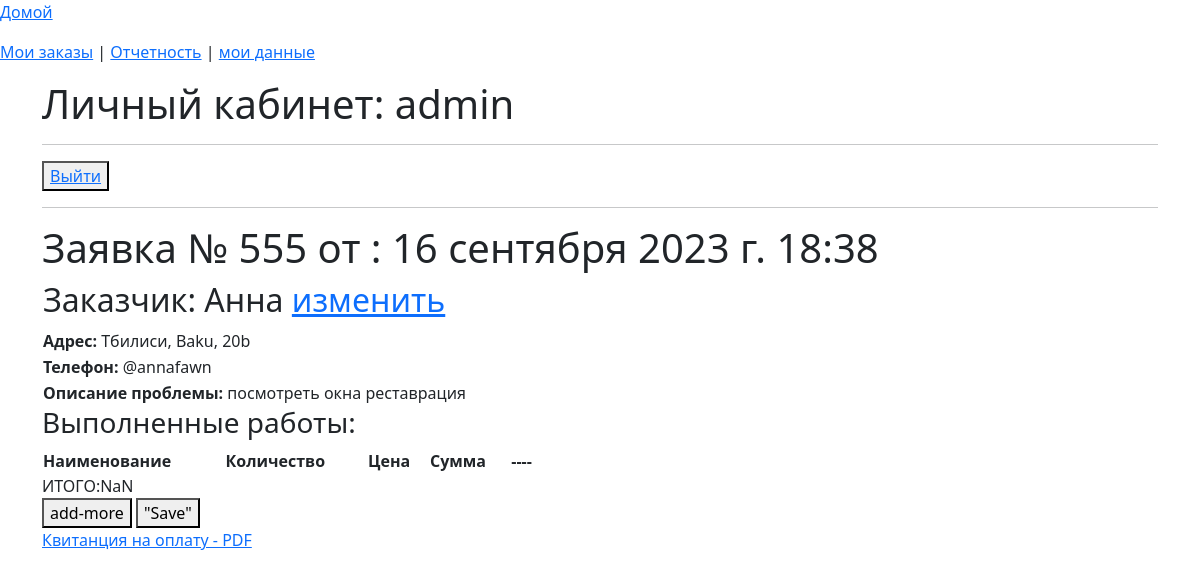
Page /invoice/555 (signed in) on the committed database.
### app_site/models.py (models this page shows)
class OrderList(models.Model):
    time_in = models.DateTimeField(auto_now_add=True, verbose_name='Дата заказа')
    time_out = models.DateTimeField(null=True, blank=True, verbose_name='Дата выполнения')
    repairer_id = models.ForeignKey(User, on_delete=models.SET_NULL, null=True, blank=True,
                                    verbose_name='Мастер', default='', )
    price = models.DecimalField(decimal_places=2, max_digits=7, null=True, blank=True, verbose_name='Стоимость работ')
    text_order = models.CharField(max_length=1500, verbose_name='Описание проблемы', blank=True, null=True)
    customer_name = models.CharField(max_length=50, verbose_name='Ваше имя')
    customer_phone = models.CharField(max_length=16, verbose_name='Номер телефона')
    customer_code = models.CharField(max_length=16, verbose_name='Код организации', blank=True, null=True)
    address_city = models.CharField(max_length=2, choices=CITY_CHOICES, default='TB', null=True, blank=True,
                                    verbose_name='Город')
    order_status = models.CharField(max_length=3, choices=ORDER_STATUS, default='BEG', null=True, blank=True,
                                    verbose_name='Статус заказа')
    address_street_app = models.CharField(max_length=150, verbose_name='Улица', null=True, blank=True)
    address_num = models.CharField(max_length=10, verbose_name='Номер дома', null=True, blank=True)
    services = models.ManyToManyField('Service', through='Invoice')
    class Meta:
        verbose_name = 'Список заказов'
        verbose_name_plural = 'Список заказов'

### app_site/views.py (the view, shortened to what this page needs)
# urls.py: path('invoice/<int:pk>', InvoiceCreate.as_view(), name='invoice'),
class InvoiceCreate(LoginRequiredMixin, DetailView):
    model = OrderList
    context_object_name = 'info'
    template_name = 'invoice.html'
    def get_context_data(self, **kwargs):
        context = super().get_context_data()
        context['invoice'] = Invoice.objects\
                                    .filter(order_id=self.object.pk)\
                                    .select_related('service_id')\
                                    .defer('service_id__type')\
                                    .annotate(amount=F('price') * F('quantity'))
        InvoiceFormSet = modelformset_factory(Invoice, form=InvoiceForm, extra=0)
        formset = InvoiceFormSet(queryset=Invoice.objects.none())
        context['form'] = formset
        context['type_work'] = WORK_CHOICES
        if self.object.order_status == 'SND':
            self.object.order_status = 'RCV'
            self.object.save()
        return context

### app_site/models.py (called while the page is built)
    def __str__(self):
        return f"{self.name}"

### app_site/templatetags/custom_filters.py (called while the page is built)
@register.filter()
def choice_tag(value, A):
    try:
        if A == 'city':
            a = dict(CITY_CHOICES)
        elif A == 'status_order':
            a = dict(ORDER_STATUS)
        elif A == 'month':
            a = dict(MONTH)
        elif A == 'work_type':
            a = dict(WORK_CHOICES)
        return f'{a[value]}'
    except KeyError:
        return f''

### templates/invoice.html (shortened to what this page needs)
{% extends 'flatpages/default_user.html' %}
{% load custom_filters %}
{% load custom_tags %}
{% block body %}
<hr>
<button> <a href="/app/logout/">Выйти</a> </button>
<hr>
    <h1>Заявка № {{ info.id }} от : {{ info.time_in }}</h1>
    <table width="700"><tr>
        <td><h2>Заказчик: {{ info.customer_name }}  <a href="../list_order/update/{{ info.pk}}">изменить</a></h2></td>
    </tr>
        <tr>
        <td><b>Адрес: </b>{{ info.address_city|choice_tag:'city' }}, {{ info.address_street_app }}, {{ info.address_num }}</td>
    </tr>
    <tr>
         <td><b>Телефон:</b> {{ info.customer_phone }}</td>
    </tr>
    <tr>
         <td><b>Описание проблемы:</b> {{ info.text_order }}</td>
    </tr>
    </table>
<h3>Выполненные работы: </h3>
<table width="500" id="table_invoice">
 <tr>
            <th>Наименование </th>
            <th>Количество </th>
            <th>Цена</th>
            <th>Сумма</th>
            <th>----</th>
    </tr>
    <tr id="total"><td></td></tr>
</table>
<form action="" method="post" id="id_form">
    <button id="add-more" type="button">add-more</button>
    <button type="submit"> "Save" </button>
</form>
<a href="pdf/{{ info.id }}">Квитанция на оплату - PDF</a>
{% endblock body %}

### templates/flatpages/default_user.html (shortened to what this page needs)
{% load static %}
<!doctype html>
<html lang="en">
  <head>
    <link href="https://cdn.jsdelivr.net/npm/bootstrap@5.3.0/dist/css/bootstrap.min.css" rel="stylesheet">
  </head>
  <body>
<p><a href="{% url 'home' %}" id="ss">Домой</a></p>
<p><a href="{% url 'list_order' %}">Мои заказы</a> | <a href="{% url 'stat' %}">Отчетность</a> | <a href="{% url 'repaierman' request.user.id %}">мои данные</a></p>
<div class="container">
<h1 class="test">Личный кабинет: {{ user.username }}</h1>
{% block body %}
{% endblock body%}
</div>
  </body>
</html>

### rows in the picture
OrderList: id "555", time_in "16 сентября 2023 г. 18:38", customer_name "Анна", address_city|choice_tag "Тбилиси", address_street_app "Baku", address_num "20b", customer_phone "@annafawn", text_order "посмотреть окна реставрация"

### other values in the picture
{{ user.username }} "admin"
